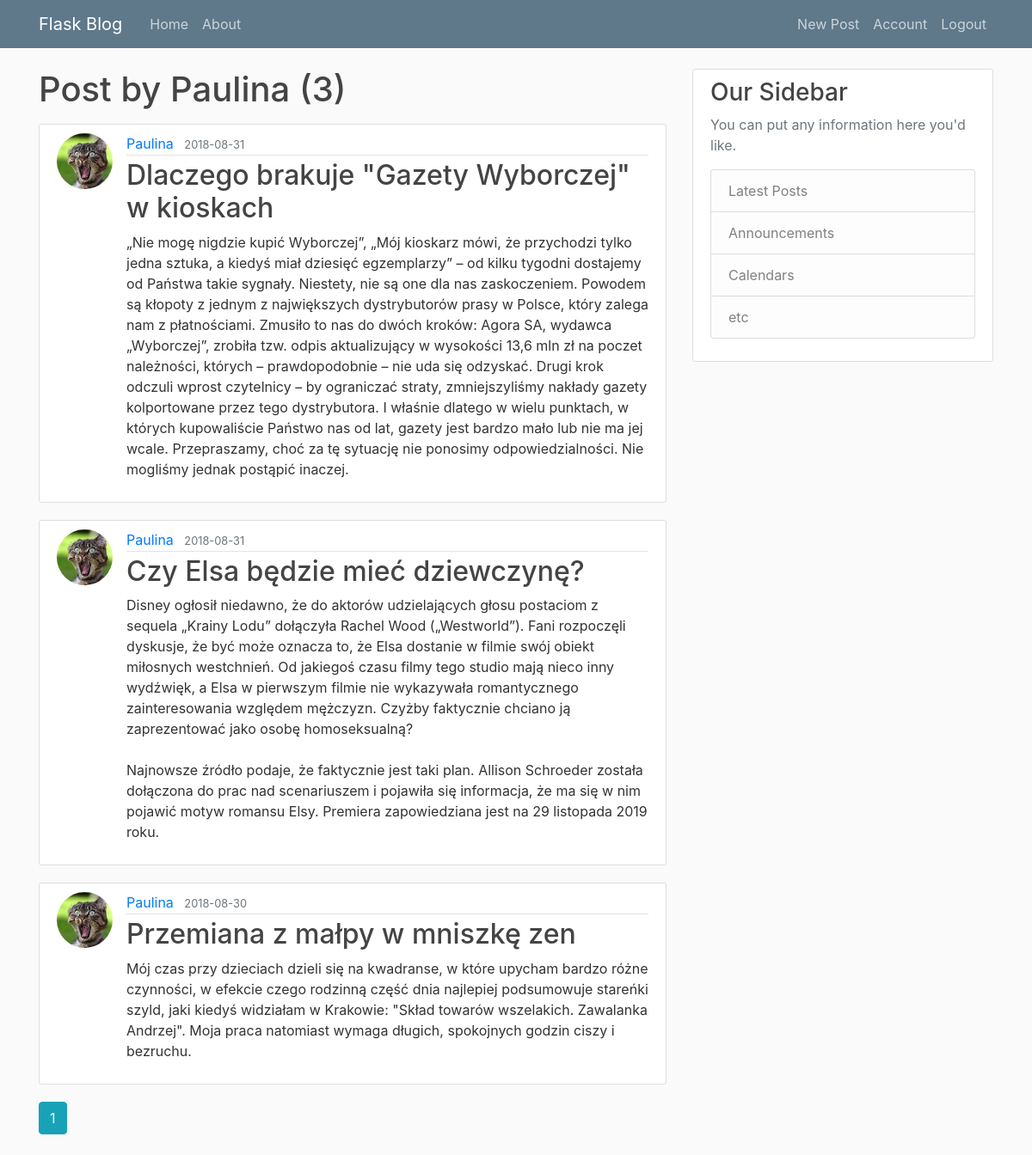
The page /user/Paulina (signed in) on the database its author committed.
### popierwsze/models.py (models this page shows, shortened)
class User(db.Model, UserMixin):    #userMixin pozwoli nam dziedziczyć funkcje tej klasy/logowanie
    id = db.Column(db.Integer, primary_key=True)
    username = db.Column(db.String(20), unique=True, nullable=False)
    email = db.Column(db.String(120), unique=True, nullable=False)
    image_file = db.Column(db.String(20), nullable=False, default='default.jpg')
    password = db.Column(db.String(60), nullable=False)
    post = db.relationship('Post', backref='author', lazy=True)  #backref - dodaje kolumnę do modułu Post - nazwaną "author"

class Post(db.Model):
    id = db.Column(db.Integer, primary_key=True)
    title = db.Column(db.String(100), nullable=False)
    date_posted = db.Column(db.DateTime, nullable=False, default=datetime.utcnow)
    content = db.Column(db.Text, nullable=False)
    user_id = db.Column(db.Integer, db.ForeignKey('user.id'), nullable=False) #user.id z małej bo to odniesienie do wiersza tabeli User a nie do całej klasy

### popierwsze/routes.py (the view)
@app.route("/user/<string:username>")
def user_posts(username):
    page = request.args.get('page', 1, type=int)
    user = User.query.filter_by(username=username).first_or_404()       #pobierz usera
    posts = Post.query.filter_by(author=user).order_by(Post.date_posted.desc()).paginate(page=page, per_page=5)
    return render_template("user_posts.html", posts=posts, user=user)

### popierwsze/models.py (called while the page is built)
@login_menager.user_loader      #funkcja dekoracyjna do utrzymywania logowania użytkownika
def load_user(user_id):
    return User.query.get(int(user_id))

### popierwsze/templates/user_posts.html
{% extends "layout.html"%}
{% block content %}
    <h1 class="mb-3">Post by {{ user.username }} ({{ posts.total }})</h1>
    {% for post in posts.items %}
        <article class="media content-section">
          <img class="rounded-circle article-img" src="{{ url_for('static', filename='profile_pics/' + post.author.image_file) }}">
          <div class="media-body">
            <div class="article-metadata">
              <a class="mr-2" href="{{ url_for('user_posts', username=post.author.username) }}">{{ post.author.username }}</a>
              <small class="text-muted">{{ post.date_posted.strftime('%Y-%m-%d') }}</small>
            </div>
            <h2><a class="article-title" href="{{ url_for('post', post_id=post.id) }}">{{ post.title }}</a></h2>
            <p class="article-content">{{ post.content }}</p>
          </div>
        </article>
    {% endfor%}
    {% for page_num in posts.iter_pages(left_edge=1, right_edge=1, left_current=1, right_current=2) %}
        {% if page_num %}
            {% if posts.page == page_num %}
                <a class="btn btn-info mb-4" href="{{ url_for('user_posts', username=user.username, page=page_num) }}">{{ page_num }}</a>
            {% else %}
                <a class="btn btn-outline-info mb-4" href="{{ url_for('user_posts', username=user.username, page=page_num) }}">{{ page_num }}</a>
            {% endif %}
        {% else %}
            ...
        {% endif %}
    {% endfor %}
{% endblock content %}

### popierwsze/static/main.css (style rules this page uses)
body { background: #fafafa; color: #333333; margin-top: 5rem; }
h1, h2, h3, h4, h5, h6 { color: #444444; }
.content-section { background: #ffffff; padding: 10px 20px; border: 1px solid #dddddd; border-radius: 3px; margin-bottom: 20px; }
.article-title { color: #444444; }
.article-content { white-space: pre-line; }
.article-img { height: 65px; width: 65px; margin-right: 16px; }
.article-metadata { padding-bottom: 1px; margin-bottom: 4px; border-bottom: 1px solid #e3e3e3 }

### rows shown on the page
User: username "Paulina"
Post: image_file (picture), author.username "Paulina", date_posted "2018-08-31", title "Dlaczego brakuje \"Gazety Wyborczej\" w kioskach", content "„Nie mogę nigdzie kupić Wyborczej”, „Mój kioskarz mówi, że przychodzi tylko jedna sztuka, a kiedyś miał dziesięć egzemplarzy” – od kilku tygodni dostajemy od Państwa takie sygnały. Niestety, nie są one dla nas zaskoczeniem. Powodem są kłopoty z jednym z największych dystrybutorów prasy w Polsce, który zalega nam z płatnościami. Zmusiło to nas do dwóch kroków: Agora SA, wydawca „Wyborczej”, zrobiła tzw. odpis aktualizujący w wysokości 13,6 mln zł na poczet należności, których – prawdopodobnie – nie uda się odzyskać. Drugi krok odczuli wprost czytelnicy – by ograniczać straty, zmniejszyliśmy nakłady gazety kolportowane przez tego dystrybutora. I właśnie dlatego w wielu punktach, w których…"
Post: image_file (picture), author.username "Paulina", date_posted "2018-08-31", title "Czy Elsa będzie mieć dziewczynę?", content "Disney ogłosił niedawno, że do aktorów udzielających głosu postaciom z sequela „Krainy Lodu” dołączyła Rachel Wood („Westworld”). Fani rozpoczęli dyskusje, że być może oznacza to, że Elsa dostanie w filmie swój obiekt miłosnych westchnień. Od jakiegoś czasu filmy tego studio mają nieco inny wydźwięk, a Elsa w pierwszym filmie nie wykazywała romantycznego zainteresowania względem mężczyzn. Czyżby faktycznie chciano ją zaprezentować jako osobę homoseksualną? Najnowsze źródło podaje, że faktycznie jest taki plan. Allison Schroeder została dołączona do prac nad scenariuszem i pojawiła się informacja, że ma się w nim pojawić motyw romansu Elsy. Premiera zapowiedziana jest na 29 listopada 2019…"
Post: image_file (picture), author.username "Paulina", date_posted "2018-08-30", title "Przemiana z małpy w mniszkę zen", content "Mój czas przy dzieciach dzieli się na kwadranse, w które upycham bardzo różne czynności, w efekcie czego rodzinną część dnia najlepiej podsumowuje stareńki szyld, jaki kiedyś widziałam w Krakowie: \"Skład towarów wszelakich. Zawalanka Andrzej\". Moja praca natomiast wymaga długich, spokojnych godzin ciszy i bezruchu."

### other values the page prints
{{ posts.total }} "3"
{{ page_num }} "1"
